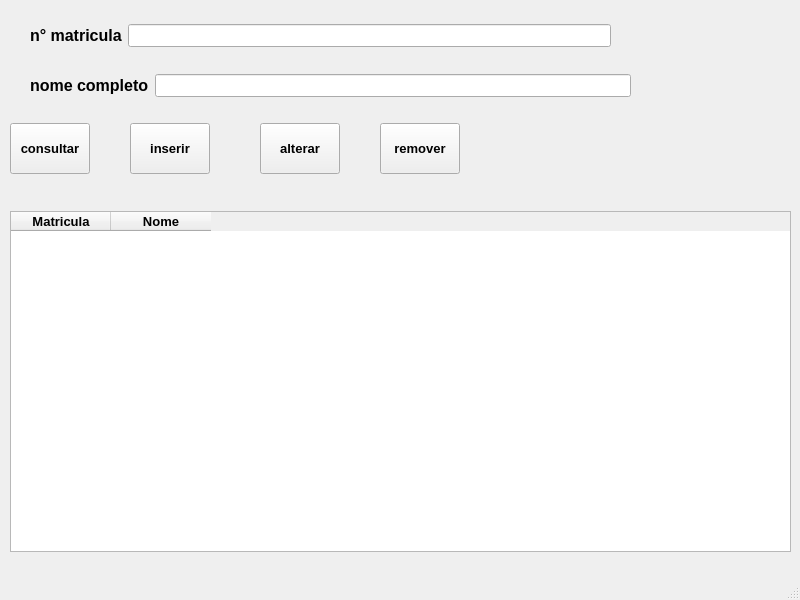
<?xml version="1.0" encoding="UTF-8"?>
<ui version="4.0">
 <class>MainWindow</class>
 <widget class="QMainWindow" name="MainWindow">
  <property name="geometry">
   <rect>
    <x>0</x>
    <y>0</y>
    <width>800</width>
    <height>600</height>
   </rect>
  </property>
  <property name="font">
   <font>
    <pointsize>10</pointsize>
    <bold>true</bold>
   </font>
  </property>
  <property name="windowTitle">
   <string>Atividade 13</string>
  </property>
  <widget class="QWidget" name="centralwidget">
   <widget class="QTableWidget" name="tableWidget_saida_dados">
    <property name="geometry">
     <rect>
      <x>10</x>
      <y>211</y>
      <width>781</width>
      <height>341</height>
     </rect>
    </property>
    <column>
     <property name="text">
      <string>Matricula</string>
     </property>
    </column>
    <column>
     <property name="text">
      <string>Nome</string>
     </property>
    </column>
   </widget>
   <widget class="QPushButton" name="pushButton_inserir">
    <property name="geometry">
     <rect>
      <x>130</x>
      <y>123</y>
      <width>80</width>
      <height>51</height>
     </rect>
    </property>
    <property name="text">
     <string>inserir</string>
    </property>
   </widget>
   <widget class="QPushButton" name="pushButton_consultar">
    <property name="geometry">
     <rect>
      <x>10</x>
      <y>123</y>
      <width>80</width>
      <height>51</height>
     </rect>
    </property>
    <property name="text">
     <string>consultar</string>
    </property>
   </widget>
   <widget class="QPushButton" name="pushButton_alterar">
    <property name="geometry">
     <rect>
      <x>260</x>
      <y>123</y>
      <width>80</width>
      <height>51</height>
     </rect>
    </property>
    <property name="text">
     <string>alterar</string>
    </property>
   </widget>
   <widget class="QPushButton" name="pushButton_remover">
    <property name="geometry">
     <rect>
      <x>380</x>
      <y>123</y>
      <width>80</width>
      <height>51</height>
     </rect>
    </property>
    <property name="text">
     <string>remover</string>
    </property>
   </widget>
   <widget class="QWidget" name="">
    <property name="geometry">
     <rect>
      <x>30</x>
      <y>20</y>
      <width>581</width>
      <height>32</height>
     </rect>
    </property>
    <layout class="QHBoxLayout" name="horizontalLayout">
     <item>
      <widget class="QLabel" name="label">
       <property name="text">
        <string>&lt;html&gt;&lt;head/&gt;&lt;body&gt;&lt;p&gt;&lt;span style=&quot; font-size:12pt; font-weight:600;&quot;&gt;n° matricula&lt;/span&gt;&lt;/p&gt;&lt;/body&gt;&lt;/html&gt;</string>
       </property>
      </widget>
     </item>
     <item>
      <widget class="QLineEdit" name="lineEdit_matricula"/>
     </item>
    </layout>
   </widget>
   <widget class="QWidget" name="">
    <property name="geometry">
     <rect>
      <x>30</x>
      <y>70</y>
      <width>601</width>
      <height>32</height>
     </rect>
    </property>
    <layout class="QHBoxLayout" name="horizontalLayout_2">
     <item>
      <widget class="QLabel" name="label_2">
       <property name="text">
        <string>&lt;html&gt;&lt;head/&gt;&lt;body&gt;&lt;p&gt;&lt;span style=&quot; font-size:12pt; font-weight:600;&quot;&gt;nome completo&lt;/span&gt;&lt;/p&gt;&lt;/body&gt;&lt;/html&gt;</string>
       </property>
      </widget>
     </item>
     <item>
      <widget class="QLineEdit" name="lineEdit_nomeCompleto"/>
     </item>
    </layout>
   </widget>
  </widget>
  <widget class="QMenuBar" name="menubar">
   <property name="geometry">
    <rect>
     <x>0</x>
     <y>0</y>
     <width>800</width>
     <height>27</height>
    </rect>
   </property>
  </widget>
  <widget class="QStatusBar" name="statusbar"/>
 </widget>
 <tabstops>
  <tabstop>lineEdit_matricula</tabstop>
  <tabstop>lineEdit_nomeCompleto</tabstop>
  <tabstop>pushButton_consultar</tabstop>
  <tabstop>pushButton_inserir</tabstop>
  <tabstop>pushButton_alterar</tabstop>
  <tabstop>pushButton_remover</tabstop>
  <tabstop>tableWidget_saida_dados</tabstop>
 </tabstops>
 <resources/>
 <connections/>
</ui>
